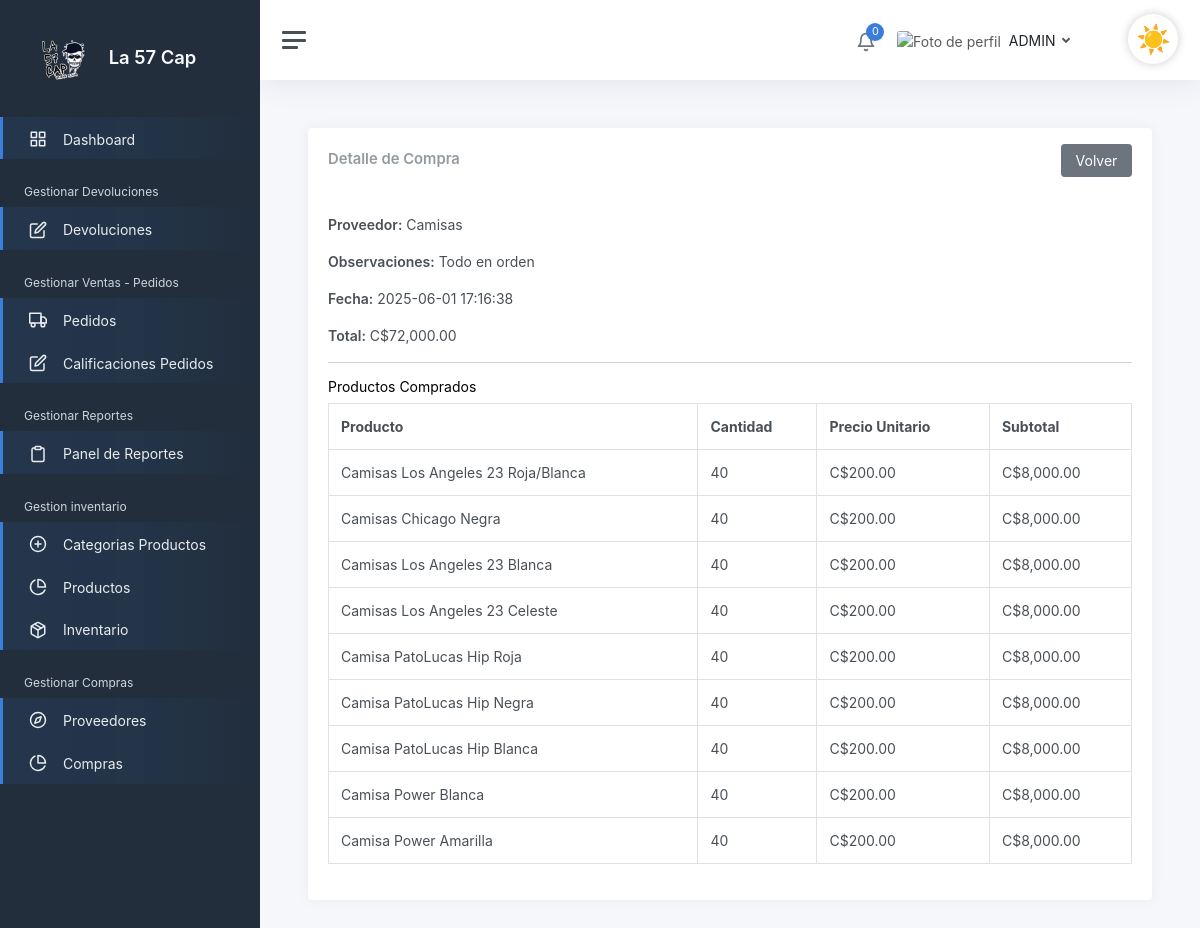
Page /admin/DetalleCompra?id=3 (signed in) on the committed database.
### tables this page shows
CREATE TABLE `compras`  (
  `idCompras` int(0) NOT NULL AUTO_INCREMENT,
  `fecha_compra` datetime(0) NOT NULL,
  `total_compra` decimal(10, 2) NOT NULL,
  `observaciones` text NULL,
  `Proveedores_idProveedores` int(0) NOT NULL,
  `eliminado` tinyint(0) NULL DEFAULT 0,
  PRIMARY KEY (`idCompras`) USING BTREE,
  INDEX `fk_Compras_Proveedores1_idx`(`Proveedores_idProveedores`) USING BTREE,
  CONSTRAINT `fk_Compras_Proveedores1` FOREIGN KEY (`Proveedores_idProveedores`) REFERENCES `proveedores` (`idProveedores`) ON DELETE RESTRICT ON UPDATE RESTRICT
);

CREATE TABLE `proveedores`  (
  `idProveedores` int(0) NOT NULL AUTO_INCREMENT,
  `nombre_empresa` varchar(100) NULL DEFAULT NULL,
  `contacto` varchar(100) NULL DEFAULT NULL,
  `telefono` varchar(20) NULL DEFAULT NULL,
  `direccion` varchar(200) NULL DEFAULT NULL,
  `nacionalidad` varchar(255) NULL DEFAULT NULL,
  `eliminado` tinyint(0) NULL DEFAULT 0,
  PRIMARY KEY (`idProveedores`) USING BTREE
);

CREATE TABLE `compra_detalles`  (
  `idCompra_Detalles` int(0) NOT NULL AUTO_INCREMENT,
  `cantidad` int(0) NULL DEFAULT NULL,
  `precio_unitario` decimal(10, 2) NULL DEFAULT NULL,
  `subtotal` decimal(10, 2) NULL DEFAULT NULL,
  `Compras_idCompras` int(0) NULL DEFAULT NULL,
  `producto_idproducto` int(0) NOT NULL,
  PRIMARY KEY (`idCompra_Detalles`) USING BTREE,
  INDEX `fk_Compra_Detalles_Compras1_idx`(`Compras_idCompras`) USING BTREE,
  INDEX `fk_Compra_Detalles_producto1_idx`(`producto_idproducto`) USING BTREE,
  CONSTRAINT `fk_Compra_Detalles_Compras1` FOREIGN KEY (`Compras_idCompras`) REFERENCES `compras` (`idCompras`) ON DELETE RESTRICT ON UPDATE RESTRICT,
  CONSTRAINT `fk_Compra_Detalles_producto1` FOREIGN KEY (`producto_idproducto`) REFERENCES `producto` (`idproducto`) ON DELETE RESTRICT ON UPDATE RESTRICT
);

CREATE TABLE `producto`  (
  `idproducto` int(0) NOT NULL AUTO_INCREMENT,
  `id_categoria` int(0) NOT NULL,
  `codigo_producto` varchar(45) NOT NULL,
  `nombre_producto` varchar(45) NOT NULL,
  `descripcion` text NOT NULL,
  `precio` decimal(10, 2) NOT NULL,
  `eliminado` tinyint(0) NULL DEFAULT 0,
  `Foto` varchar(150) NULL DEFAULT NULL,
  PRIMARY KEY (`idproducto`) USING BTREE,
  INDEX `producto_categoria_idx`(`id_categoria`) USING BTREE,
  CONSTRAINT `producto_categoria` FOREIGN KEY (`id_categoria`) REFERENCES `categoria_producto` (`idcategoria_producto`) ON DELETE RESTRICT ON UPDATE RESTRICT
);

### views/Admin/compras/DetalleCompra.php (the view, shortened to what the rows shown need)
<div class="card">
    <div class="card-header d-flex justify-content-between align-items-center">
        <h2 class="card-title mb-0">Detalle de Compra</h2>
    </div>
    <div class="card-body">
        <p><strong>Proveedor:</strong> <?= $compra->nombre_empresa ?? '—' ?></p>
        <p><strong>Observaciones:</strong> <?= s($compra->observaciones) ?: '—' ?></p>
        <p><strong>Fecha:</strong> <?= $compra->fecha_compra ?></p>
        <p><strong>Total:</strong> C$<?= number_format($compra->total_compra, 2) ?></p>
        <hr>
        <h5>Productos Comprados</h5>
        <table class="table table-bordered">
            <thead>
                <tr>
                    <th>Producto</th>
                    <th>Cantidad</th>
                    <th>Precio Unitario</th>
                    <th>Subtotal</th>
                </tr>
            </thead>
            <tbody>
                <?php foreach ($detalles as $detalle): ?>
                    <tr>
                        <td><?= $detalle->nombre_producto ?></td>
                        <td><?= $detalle->cantidad ?></td>
                        <td>C$<?= number_format($detalle->precio_unitario, 2) ?></td>
                        <td>C$<?= number_format($detalle->subtotal, 2) ?></td>
                    </tr>
                <?php endforeach; ?>
            </tbody>
        </table>
    </div>
</div>

### rows in the picture
compras: Proveedores_idProveedores.nombre_empresa "Camisas", observaciones "Todo en orden", fecha_compra "2025-06-01 17:16:38", total_compra "72,000.00"
compra_detalles: producto_idproducto.nombre_producto "Camisas Los Angeles 23 Roja/Blanca", cantidad "40", precio_unitario "200.00", subtotal "8,000.00"
compra_detalles: producto_idproducto.nombre_producto "Camisas Chicago Negra", cantidad "40", precio_unitario "200.00", subtotal "8,000.00"
compra_detalles: producto_idproducto.nombre_producto "Camisas Los Angeles 23 Blanca", cantidad "40", precio_unitario "200.00", subtotal "8,000.00"
compra_detalles: producto_idproducto.nombre_producto "Camisas Los Angeles 23 Celeste", cantidad "40", precio_unitario "200.00", subtotal "8,000.00"
compra_detalles: producto_idproducto.nombre_producto "Camisa PatoLucas Hip Roja", cantidad "40", precio_unitario "200.00", subtotal "8,000.00"
compra_detalles: producto_idproducto.nombre_producto "Camisa PatoLucas Hip Negra", cantidad "40", precio_unitario "200.00", subtotal "8,000.00"
compra_detalles: producto_idproducto.nombre_producto "Camisa PatoLucas Hip Blanca", cantidad "40", precio_unitario "200.00", subtotal "8,000.00"
compra_detalles: producto_idproducto.nombre_producto "Camisa Power Blanca", cantidad "40", precio_unitario "200.00", subtotal "8,000.00"
compra_detalles: producto_idproducto.nombre_producto "Camisa Power Amarilla", cantidad "40", precio_unitario "200.00", subtotal "8,000.00"

### other values in the picture
count(Notificacion::obtenerPorUsuario($_SESSION['id'])) "0"
$nombreUsuario "ADMIN"
